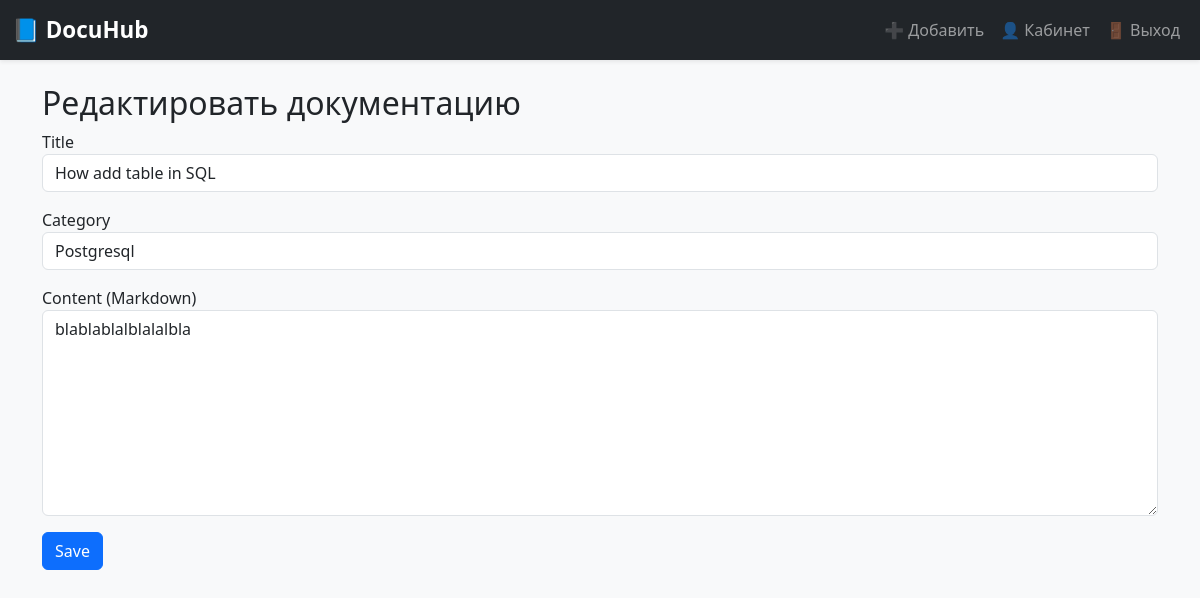
Before: /admin/edit_doc/1 (signed in) with the older database file.
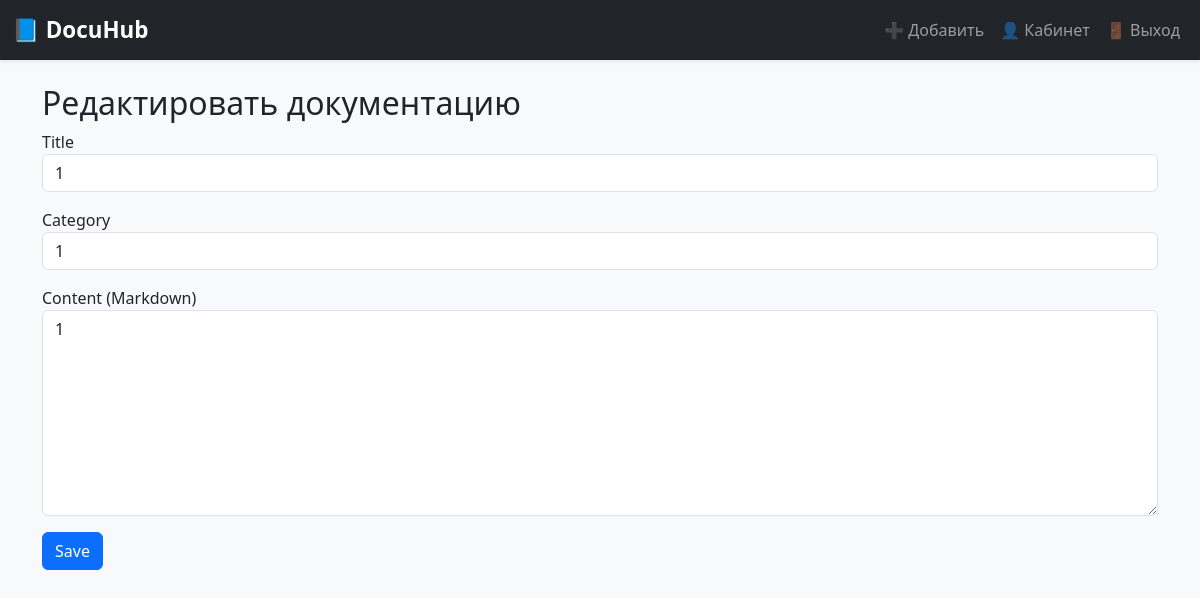
After: the same page with the newer database file.
### app/models.py (models this page shows)
class Documentation(db.Model):
    id = db.Column(db.Integer, primary_key=True)
    title = db.Column(db.String(200), nullable=False)
    content = db.Column(db.Text, nullable=False)
    category = db.Column(db.String(100), nullable=False)
    created_by = db.Column(db.Integer, db.ForeignKey('user.id'))
    author = db.relationship('User', backref='docs', lazy=True)

### app/routes.py (the view, shortened to what this page needs)
@bp.route('/admin/edit_doc/<int:doc_id>', methods=['GET', 'POST'])
@login_required
def edit_doc(doc_id):
    if current_user.email != "admin@docuhub.com":
        flash("Доступ запрещён")
        return redirect(url_for("main.index"))
    doc = Documentation.query.get_or_404(doc_id)
    form = DocumentationForm(obj=doc)
    return render_template("doc_edit.html", form=form)

### app/forms.py
class DocumentationForm(FlaskForm):
    title = StringField('Title', validators=[DataRequired()])
    category = StringField('Category', validators=[DataRequired()])
    content = TextAreaField('Content (Markdown)', validators=[DataRequired()])
    submit = SubmitField('Save')

### app/__init__.py (called while the page is built)
def create_app():
    app = Flask(__name__, instance_relative_config=True)
    app.config.from_object(Config)
    db.init_app(app)
    login_manager.init_app(app)
    login_manager.login_view = 'main.login'
    @login_manager.user_loader
    def load_user(user_id):
        from app.models import User
        return User.query.get(int(user_id))
    from app.routes import bp
    app.register_blueprint(bp)
    with app.app_context():
        from app.models import User, Documentation
        db.create_all()
    return app

### app/templates/doc_edit.html (shortened to what this page needs)
{% extends 'base.html' %}
{% block content %}
<h2>Редактировать документацию</h2>
<form method="POST">
    <div class="mb-3">{{ form.title.label }} {{ form.title(class="form-control") }}</div>
    <div class="mb-3">{{ form.category.label }} {{ form.category(class="form-control") }}</div>
    <div class="mb-3">{{ form.content.label }} {{ form.content(class="form-control", rows=8) }}</div>
    {{ form.submit(class="btn btn-primary") }}
</form>
{% endblock %}

Changed rows visible on the page:
no longer on this page (row edited): Documentation: title "How add table in SQL", category "Postgresql", content "blablablalblalalbla"
Other visible differences:
form field title: (not shown) → "1"
form field category: (not shown) → "1"
form field content: (not shown) → "1"
